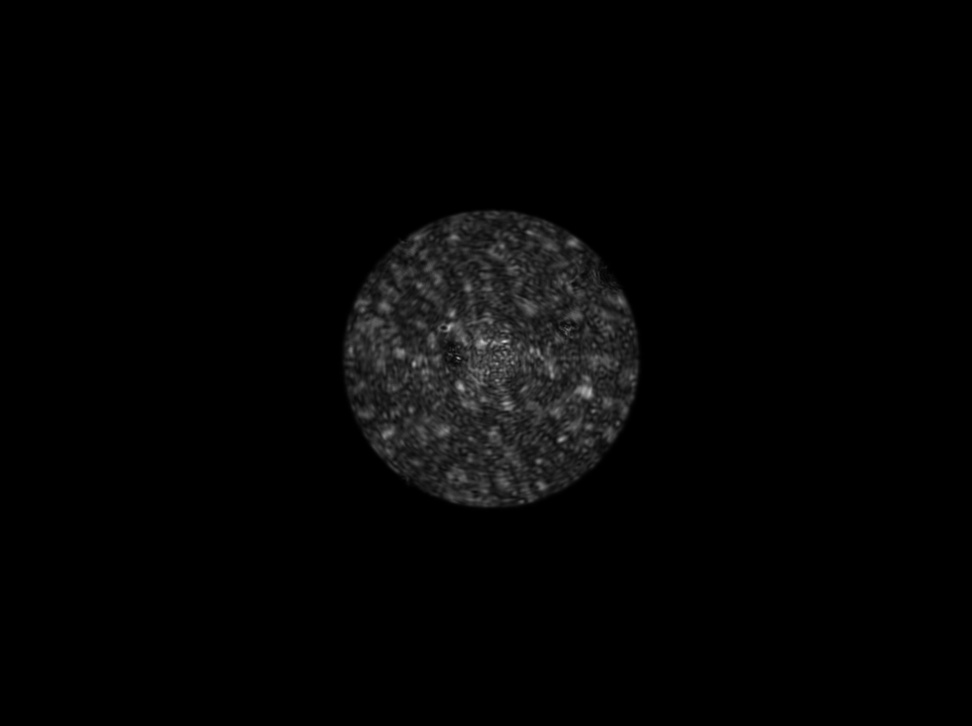
#> input picture Near_Field_Analysis/Exploratory_Code/Old_Near_Field_Edge_Contours/Images/220301_1635 NF of 200um Fiber, Laser Source.jpg, 972 x 726 px, shrunk from 1392 x 1040 before the run
$ python near_field_edge.py
#> lines starting #> are read from the running program, lines starting #| are printed output that depends on the picture; after the words box and inside, x2 and y2 are one past the last pixel; in counts of white or black regions, pixels touching at a corner belong together; long printed decimals are rounded
#Matthew Leung
#March 2022

import numpy as np
import matplotlib.pyplot as plt
import matplotlib.patches as patches
import cv2 as cv
import scipy.ndimage
import warnings

#######################################################################################

def binary_circle(x, y, x0, y0, r):
    """Filled binary circle"""
    return np.where((x-x0)**2 + (y-y0)**2 < r**2, 1, 0)

#######################################################################################

def apply_sobel_op(img):
    """
    Apply Sobel operator to image
    """
    #Resources:
    #https://opencv24-python-tutorials.readthedocs.io/en/latest/py_tutorials/py_imgproc/py_gradients/py_gradients.html
    #https://docs.opencv.org/3.4/d2/d2c/tutorial_sobel_derivatives.html
    #https://docs.opencv.org/3.4/d4/d86/group__imgproc__filter.html#gacea54f142e81b6758cb6f375ce782c8d

    #Set depth of output image
    #https://docs.opencv.org/3.4/d4/d86/group__imgproc__filter.html#filter_depths
    #ddepth = cv.CV_16S
    ddepth = cv.CV_64F
    ksize = 3 #kernel size

    grad_x = cv.Sobel(img, ddepth, dx=1, dy=0, ksize=ksize) #x gradient
    grad_y = cv.Sobel(img, ddepth, dx=0, dy=1, ksize=ksize) #y gradient
    grad = (np.abs(grad_x) + np.abs(grad_y))/2 #approximation of total gradient
    return grad

#######################################################################################

def get_image_centroid_vectorized_no_norm(img):
    """
    Calculates centroid of image <img> using pixel values as weights.
    This is calculated using a weighted mean.
    No image normalization is applied.
    """
    if img.size == 0: #If image is empty, just return 0, 0
        warnings.warn("ERROR: The image is empty!")
        return 0, 0
    if np.max(img) == np.min(img):
        #The code will fail if all pixels in the image have the same value,
        #because of division by 0 when dividing by img_normalized_sum.
        #Hence, just return the centre of the image
        warnings.warn("WARNING: The image has all constant values!")
        return img.shape[1]/2, img.shape[0]/2

    img_normalized = img #I don't want to rename the variables, so I just did this assignment
    img_normalized_sum = np.sum(img_normalized) #sum of pixels in img_normalized
    img_normalized_transposed = img_normalized.T #transposed version of img_normalized

    y_grid = np.arange(0,img.shape[0]).astype(float) #array from 0 to img.shape[0]
    x_grid = np.arange(0,img.shape[1]).astype(float) #array from 0 to img.shape[1]

    x_cen = np.sum(img_normalized * x_grid) / img_normalized_sum
    y_cen = np.sum(img_normalized_transposed * y_grid) / img_normalized_sum
    return x_cen, y_cen


def find_circle_from_binary_image(binary_img):
    """
    Calculates the centre and radius of a binary filled image of a circle.
    Assume that all nonzero pixels in binary_img belong to the circle, and all
    zero pixels in binary_img do not belong to the circle.
    """
    norm_binary_img = binary_img / np.max(binary_img) #normalized version of binary_img

    #Find the centroid of binary_img, weighted by pixel value
    x_cen, y_cen = get_image_centroid_vectorized_no_norm(norm_binary_img)

    area = np.sum(norm_binary_img) #area of circle
    radius = np.sqrt(area/np.pi)
    return x_cen, y_cen, radius

#######################################################################################

def find_edge(img):
    #Gaussian blur the image to smooth out noise
    blurred_img = cv.GaussianBlur(img, (31, 31), 0)

    plt.figure()
    plt.hist(blurred_img.ravel(), 256)
    plt.show()

    _, thresh = cv.threshold(blurred_img, 0, 255, cv.THRESH_BINARY+cv.THRESH_OTSU)
    plt.figure()
    plt.imshow(thresh)
    plt.show()

    #Apply Sobel operator
    grad = apply_sobel_op(blurred_img)

    mask = np.where(grad > 0)
    nonzero_grad_vals = grad[mask] #np.ndarray containing the nonzero values in grad
    mean_grad = np.mean(nonzero_grad_vals) #average of the nonzero values in grad

    #Create a binary image <thresholded_grad>, where all pixels above <threshold_val>
    #in <grad> are forced to 255, and below <threshold_val> are forced to 0
    threshold_val = mean_grad
    threshold_val = 0
    thresholded_grad = np.where(grad > threshold_val, 255, 0)

    #Fill holes in binary image <thresholded_grad>
    filled_binary_img = scipy.ndimage.morphology.binary_fill_holes(thresholded_grad)

    #Find the centre and radius of filled circle
    x_cen, y_cen, radius = find_circle_from_binary_image(filled_binary_img)
    return x_cen, y_cen, radius

#######################################################################################

def plot_edge(img, x_cen, y_cen, radius):
    h, w = img.shape
    x = np.arange(0, w)
    y = np.arange(0, h)
    X, Y = np.meshgrid(x, y)

    plt.figure()
    plt.imshow(img)
    plt.colorbar()
    circle1 = plt.Circle((x_cen, y_cen), radius=radius, color='r', fill=False)
    plt.gca().add_patch(circle1)
    plt.show()

if __name__ == "__main__":
    #filename = 'Images/220301_1634 NF of 200um Fiber, Laser Source.jpg'
    filename = 'Images/220301_1635 NF of 200um Fiber, Laser Source.jpg'
    #filename = 'Images/220301_1626 NF of 200um Fiber, Laser Source.jpg'
    img = cv.imread(filename, cv.IMREAD_GRAYSCALE)
#> img is the input picture: shape (726, 972); min 0, max 216, mean 4.5
    noise = np.round(np.random.normal(25,5,img.shape).reshape(img.shape))
    noise = noise.astype('uint8')
    #img += noise

    x_cen, y_cen, radius = find_edge(img)
#> in find_edge, `plt.show()`:
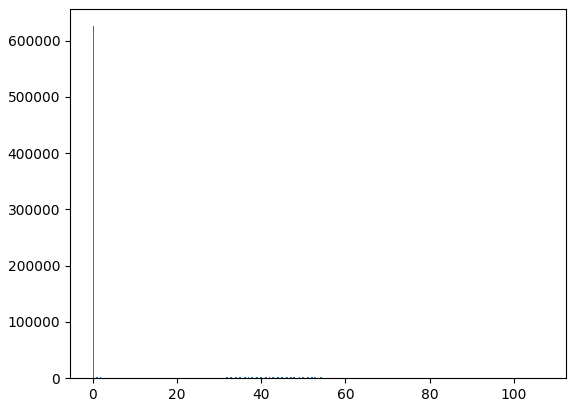
#> figure drawn by matplotlib, 1 panel; tallest bar 625830 high, from x = 0 to 0.418
#> in find_edge, `_, thresh = cv.threshold(blurred_img, 0, 255, cv.THRESH_BINARY+cv.THRE..`:
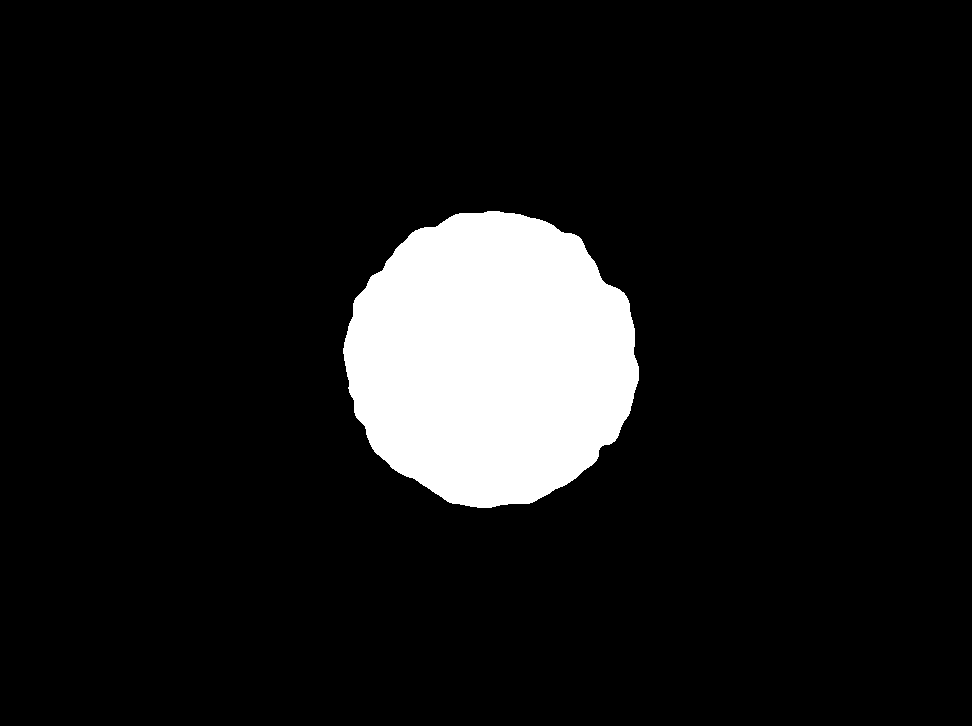
#> thresh: shape (726, 972); 9.5% white; 1 white region, box (x1, y1, x2, y2) and area: (343, 211, 639, 508) 67297
#> in apply_sobel_op, `grad_y = cv.Sobel(img, ddepth, dx=0, dy=1, ksize=ksize)`:
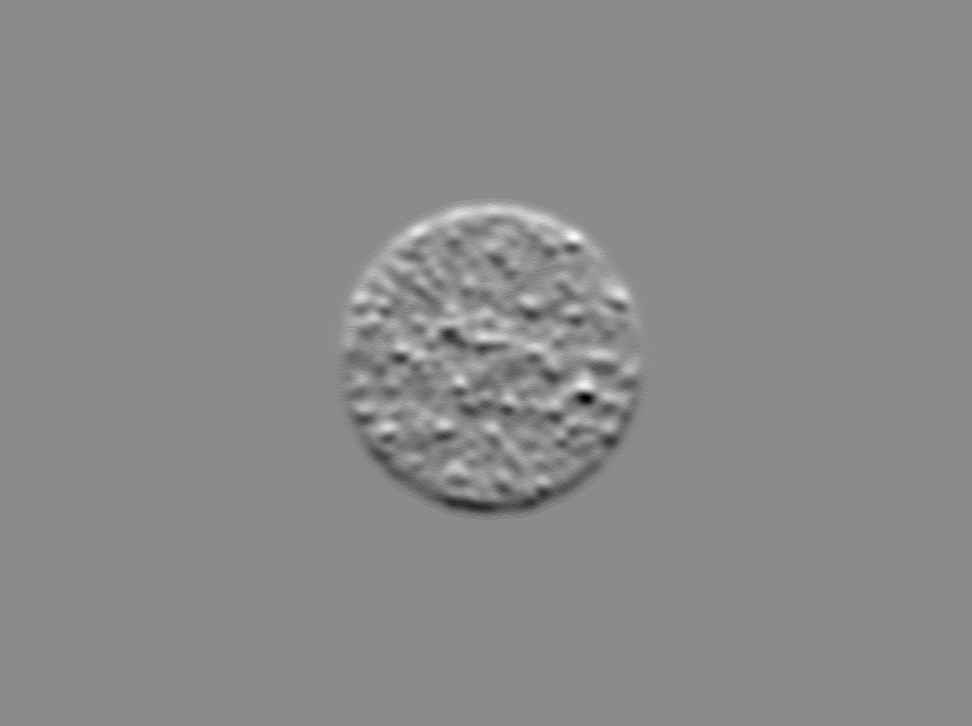
#> grad_y: shape (726, 972) float64; min -48, max 40, mean 0; drawn with min black and max white
#> in apply_sobel_op, `grad = (np.abs(grad_x) + np.abs(grad_y))/2`:
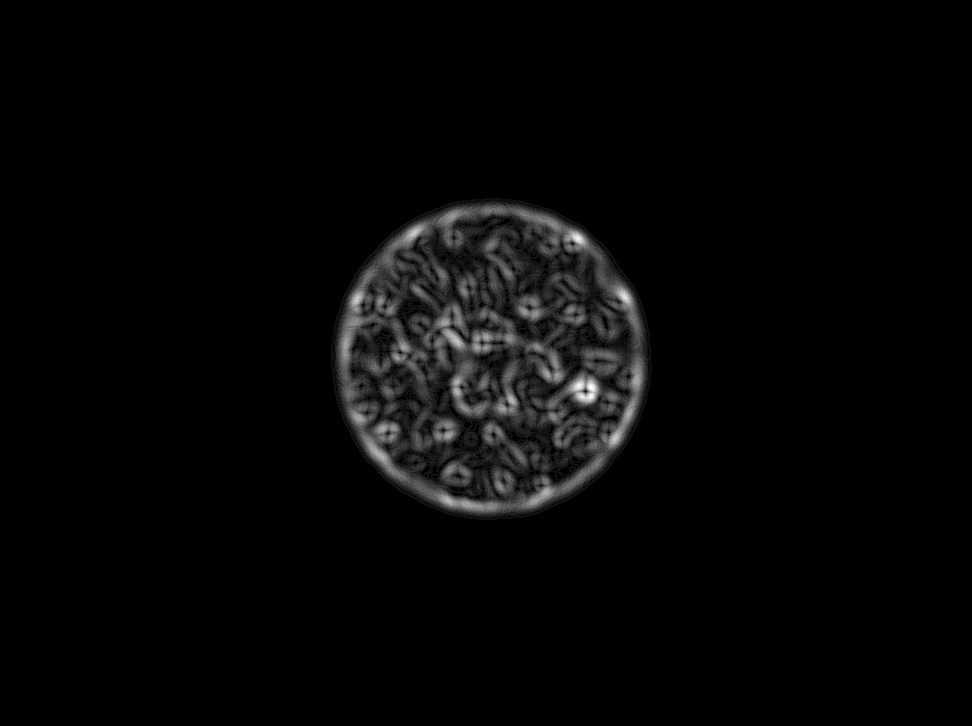
#> grad: shape (726, 972) float64; min 0, max 32, mean 0.8; drawn with min black and max white
#> in find_edge, `mask = np.where(grad > 0)`: mask = 79350 positions, rows 198 to 519, columns 331 to 651
#> in find_edge, `mean_grad = np.mean(nonzero_grad_vals)`: mean_grad = 7.28
#> in find_edge, `thresholded_grad = np.where(grad > threshold_val, 255, 0)`: thresholded_grad: shape (726, 972) int64; 11.2% white; 1 white region, box (x1, y1, x2, y2) and area: (331, 198, 652, 520) 79350
#> in find_edge, `filled_binary_img = scipy.ndimage.morphology.binary_fill_holes(thresho..`:
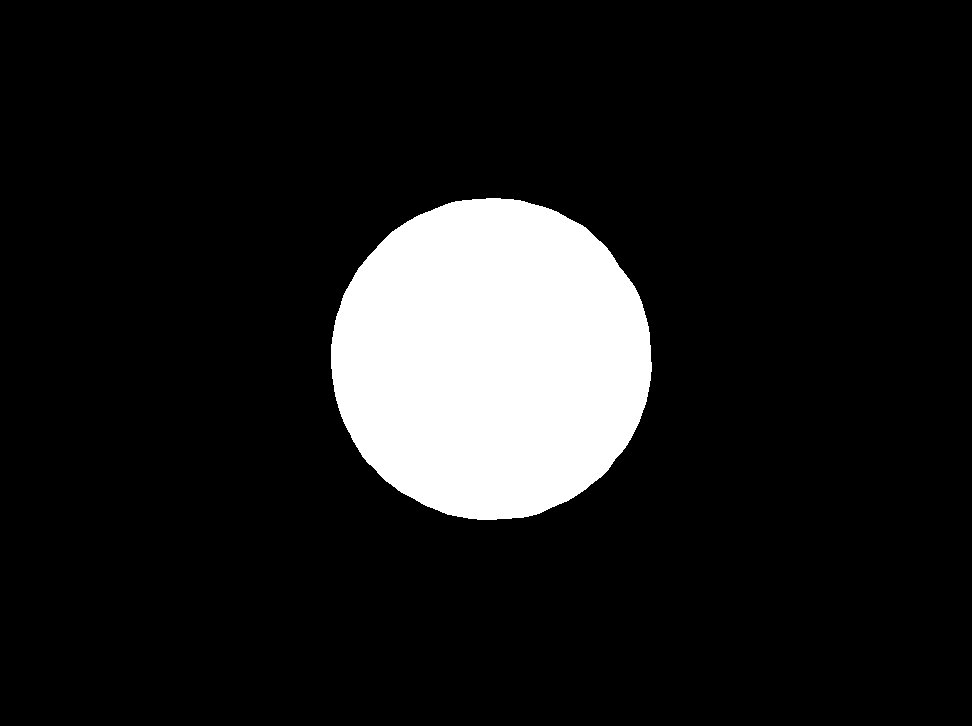
#> filled_binary_img: shape (726, 972) bool; 11.5% white; 1 white region, box (x1, y1, x2, y2) and area: (331, 198, 652, 520) 81124
#> in get_image_centroid_vectorized_no_norm, `img_normalized_sum = np.sum(img_normalized)`: img_normalized_sum = 81124
#> in get_image_centroid_vectorized_no_norm, `img_normalized_transposed = img_normalized.T`:
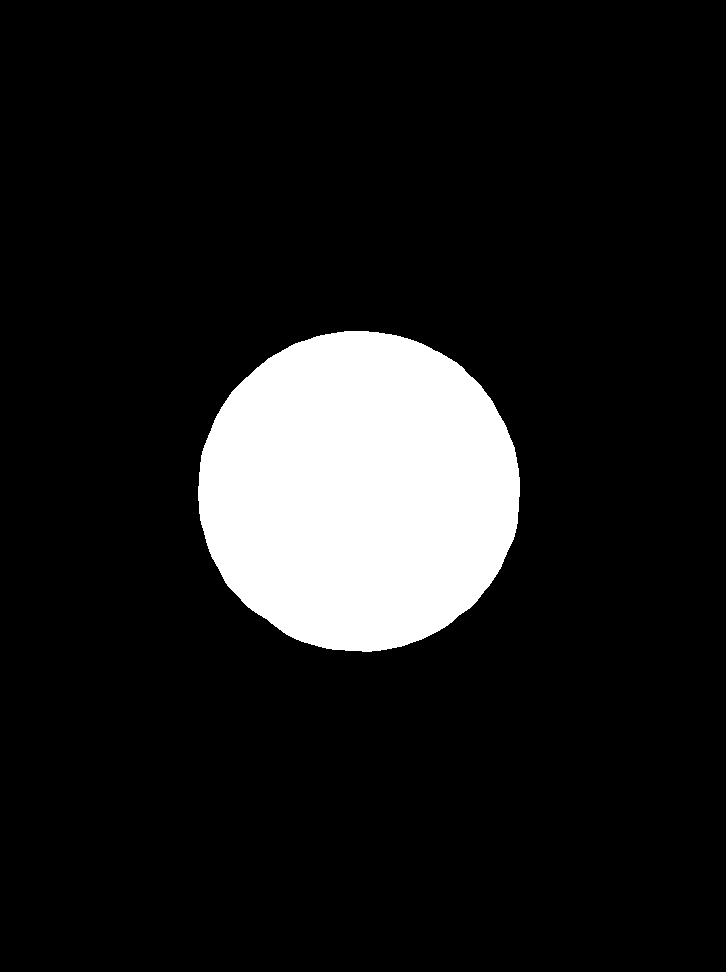
#> img_normalized_transposed: shape (972, 726) float64; values 0 (black) and 1 (white), 11.5% white; 1 white region, box (x1, y1, x2, y2) and area: (198, 331, 520, 652) 81124
#> in get_image_centroid_vectorized_no_norm, `x_cen = np.sum(img_normalized * x_grid) / img_normalized_sum`: x_cen = 490.8
#> in get_image_centroid_vectorized_no_norm, `y_cen = np.sum(img_normalized_transposed * y_grid) / img_normalized_sum`: y_cen = 358.6
#> in find_circle_from_binary_image, `x_cen, y_cen = get_image_centroid_vectorized_no_norm(norm_binary_img)`: x_cen = 490.8; y_cen = 358.6
#> in find_circle_from_binary_image, `area = np.sum(norm_binary_img)`: area = 81124
#> in find_circle_from_binary_image, `radius = np.sqrt(area/np.pi)`: radius = 160.7
#> in find_edge, `x_cen, y_cen, radius = find_circle_from_binary_image(filled_binary_img)`: x_cen = 490.8; y_cen = 358.6; radius = 160.7
#> x_cen = 490.8; y_cen = 358.6; radius = 160.7
    print(radius)
#| 160.694
    plot_edge(img, x_cen, y_cen, radius)
#> in plot_edge, `plt.show()`:
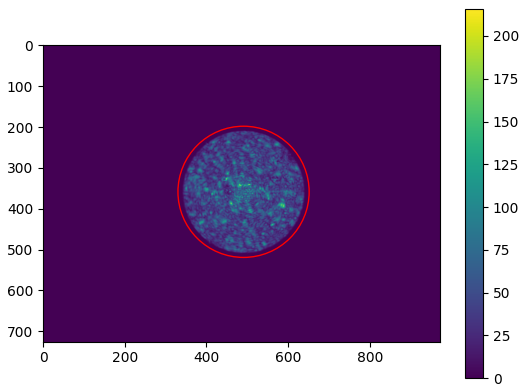
#> figure drawn by matplotlib, 2 panels

$ run again, with Near_Field_Analysis/Exploratory_Code/Old_Near_Field_Edge_Contours/Images/20220310 1128 Far Field.png saved as Near_Field_Analysis/Exploratory_Code/Old_Near_Field_Edge_Contours/Images/220301_1635 NF of 200um Fiber, Laser Source.jpg
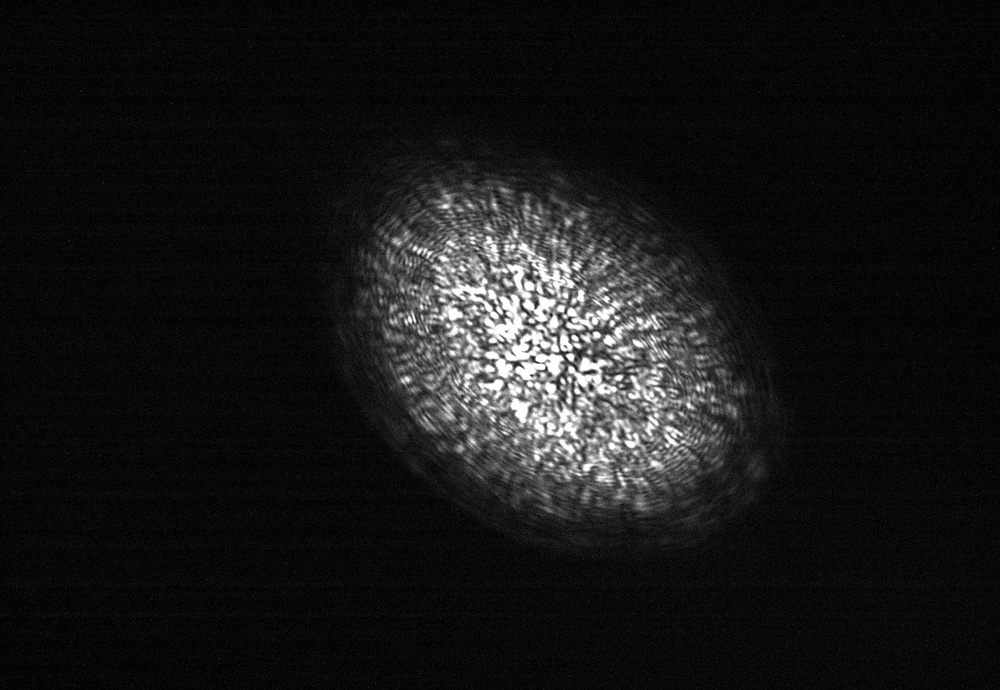
#> input picture Near_Field_Analysis/Exploratory_Code/Old_Near_Field_Edge_Contours/Images/20220310 1128 Far Field.png, 1000 x 690 px, shrunk from 1600 x 1104 before the run
#> img is the input picture: shape (690, 1000); min 0, max 255, mean 23.1
#> thresh: shape (690, 1000); 10.8% white; 2 white regions, box (x1, y1, x2, y2) and area: (383, 189, 736, 511) 74659, (500, 187, 510, 199) 95
#> mask = 234784 positions, rows 0 to 689, columns 0 to 999
#> mean_grad = 7.25
#> thresholded_grad: shape (690, 1000) int64; 34% white; 339 white regions (24 under 20 px), largest, box (x1, y1, x2, y2) and area: (0, 102, 1000, 690) 194422, (787, 0, 1000, 223) 2002, (847, 269, 1000, 336) 1095
#> in find_edge, `filled_binary_img = scipy.ndimage.morphology.binary_fill_holes(thresho..`:
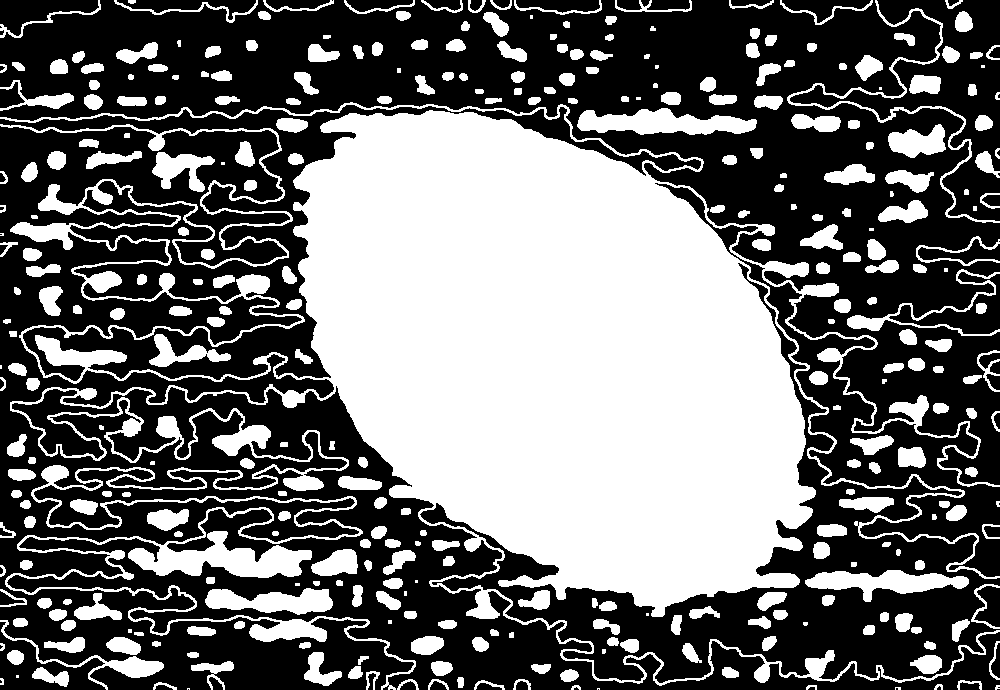
#> filled_binary_img: shape (690, 1000) bool; 42.3% white; 333 white regions (24 under 20 px), largest, box (x1, y1, x2, y2) and area: (0, 102, 1000, 690) 226646, (577, 108, 757, 135) 3086, (805, 570, 969, 602) 2569
#> img_normalized_sum = 292020
#> img_normalized_transposed: shape (1000, 690) float64; values 0 (black) and 1 (white), 42.3% white; 333 white regions (24 under 20 px), largest, box (x1, y1, x2, y2) and area: (102, 0, 690, 1000) 226646, (108, 577, 135, 757) 3086, (570, 805, 602, 969) 2569
#> in get_image_centroid_vectorized_no_norm, `x_cen = np.sum(img_normalized * x_grid) / img_normalized_sum`: x_cen = 516.5
#> in get_image_centroid_vectorized_no_norm, `y_cen = np.sum(img_normalized_transposed * y_grid) / img_normalized_sum`: y_cen = 360.1
#> in find_circle_from_binary_image, `x_cen, y_cen = get_image_centroid_vectorized_no_norm(norm_binary_img)`: x_cen = 516.5; y_cen = 360.1
#> area = 292020
#> in find_circle_from_binary_image, `radius = np.sqrt(area/np.pi)`: radius = 304.9
#> in find_edge, `x_cen, y_cen, radius = find_circle_from_binary_image(filled_binary_img)`: x_cen = 516.5; y_cen = 360.1; radius = 304.9
#> `x_cen, y_cen, radius = find_edge(img)`: x_cen = 516.5; y_cen = 360.1; radius = 304.9
#| 304.882
#> in plot_edge, `plt.show()`:
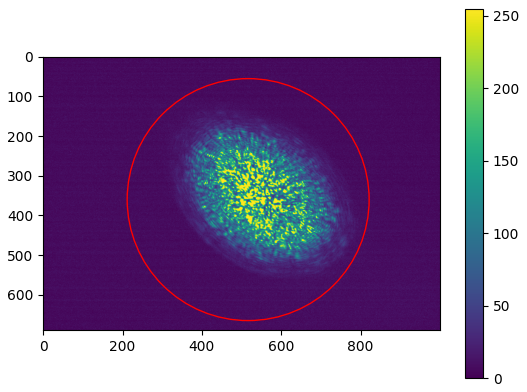
#> figure drawn by matplotlib, 2 panels
